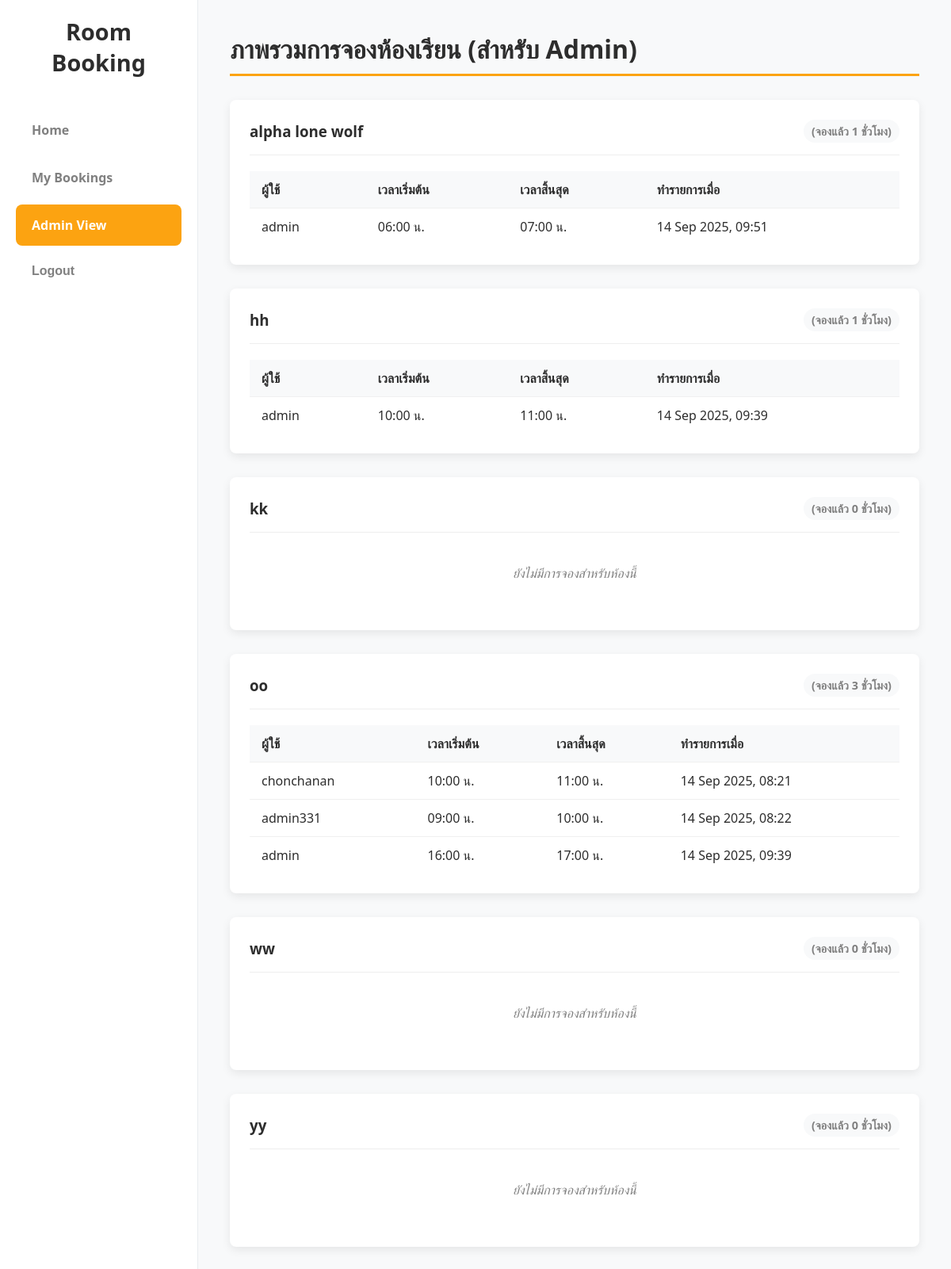
Page /admin-view/ (signed in) on the earlier database version.
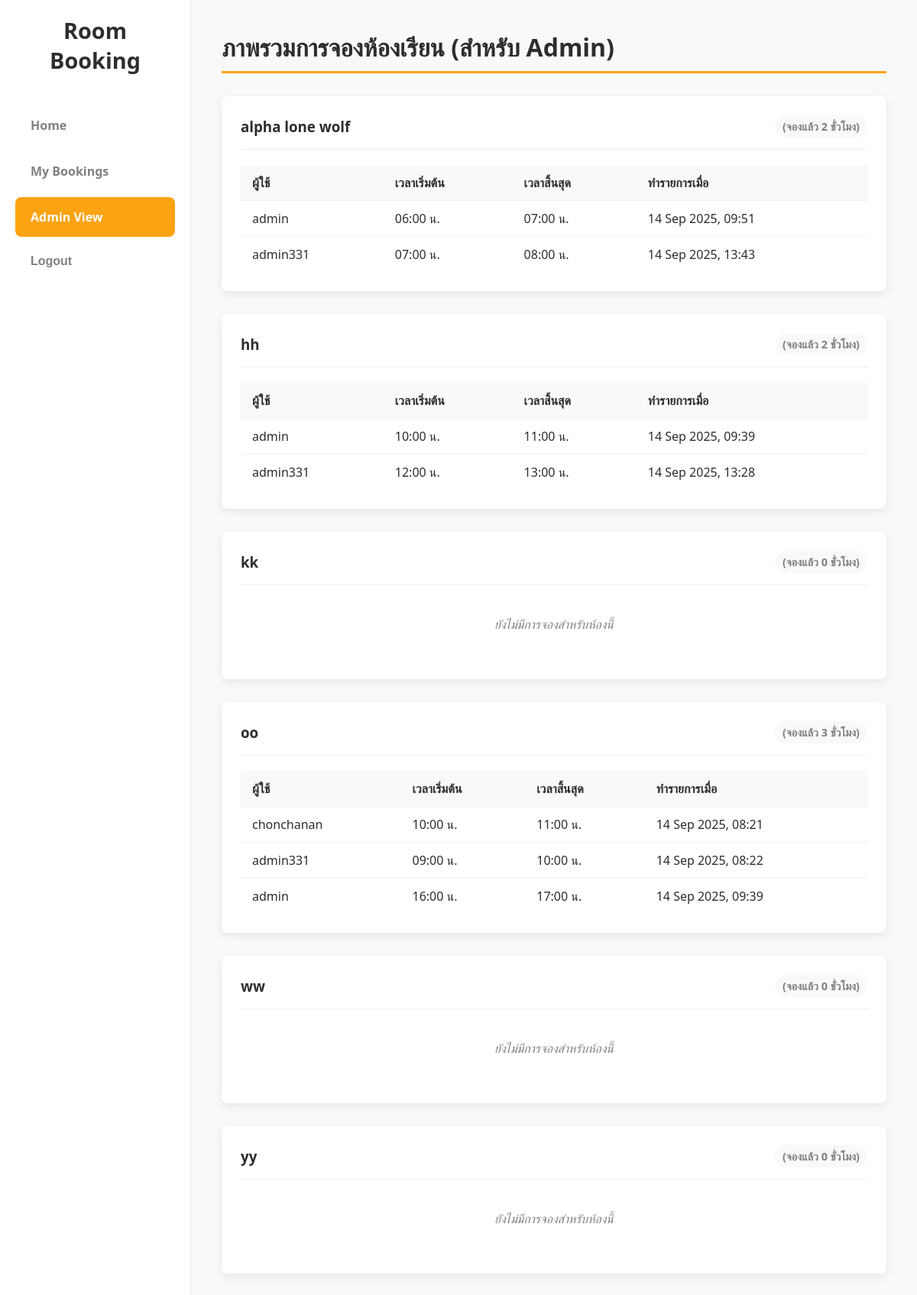
Same page on the later database version.
### booking/models.py (models this page shows, shortened)
class Room(models.Model):
    STATUS_CHOICES = [
        ('open', 'เปิดให้จอง'),
        ('closed', 'ปิดให้จอง'),
    ]
    room_code = models.CharField(max_length=10, unique=True, verbose_name="รหัสห้อง")
    name = models.CharField(max_length=100, verbose_name="ชื่อห้อง")
    capacity = models.PositiveIntegerField(verbose_name="ความจุ")
    start_time_available = models.TimeField(default=time(8, 0), verbose_name="เวลาเริ่มเปิดให้จอง")
    end_time_available = models.TimeField(default=time(17, 0), verbose_name="เวลาสิ้นสุดการจอง")
    status = models.CharField(max_length=10, choices=STATUS_CHOICES, default='open', verbose_name="สถานะ")
    image = models.ImageField(upload_to='room_images/', null=True, blank=True, verbose_name="รูปภาพห้อง")

class Booking(models.Model):
    user = models.ForeignKey(User, on_delete=models.CASCADE, verbose_name="ผู้จอง")
    room = models.ForeignKey(Room, on_delete=models.CASCADE, verbose_name="ห้องที่จอง")
    booking_time = models.DateTimeField(auto_now_add=True, verbose_name="เวลาที่ทำรายการ")
    booking_date = models.DateField(default=date.today, verbose_name="วันที่จอง")
    start_time = models.TimeField(verbose_name="เวลาเริ่มต้น")
    end_time = models.TimeField(verbose_name="เวลาสิ้นสุด")
    class Meta:
        unique_together = [
            ['room', 'booking_date', 'start_time']
        ]

### booking/views.py (the view)
# urls.py: path('admin-view/', views.admin_room_bookings_view, name='admin_room_view'),
@staff_member_required
def admin_room_bookings_view(request):
    rooms = Room.objects.annotate(booking_count=Count('booking')).order_by('name')
    context = {
        'rooms': rooms,
    }
    return render(request, 'booking/admin_room_view.html', context)

### booking/templates/booking/admin_room_view.html
{% extends "booking/base.html" %}
{% block content %}
    <h2>ภาพรวมการจองห้องเรียน (สำหรับ Admin)</h2>
    {% for room in rooms %}
        <div class="room-card">
            <div class="admin-card-header">
                <h3>{{ room.name }}</h3>
                <span class="booking-count">
                    (จองแล้ว {{ room.booking_count }} ชั่วโมง)
                </span>
            </div>
            {% if room.booking_count > 0 %}
                <table class="admin-booking-table">
                    <thead>
                        <tr>
                            <th>ผู้ใช้</th>
                            <th>เวลาเริ่มต้น</th>
                            <th>เวลาสิ้นสุด</th>
                            <th>ทำรายการเมื่อ</th>
                        </tr>
                    </thead>
                    <tbody>
                        {% for booking in room.booking_set.all %}
                            <tr>
                                <td>{{ booking.user.username }}</td>
                                <td>{{ booking.start_time|time:"H:i" }} น.</td>
                                <td>{{ booking.end_time|time:"H:i" }} น.</td>
                                <td>{{ booking.booking_time|date:"d M Y, H:i" }}</td>
                            </tr>
                        {% endfor %}
                    </tbody>
                </table>
            {% else %}
                <p class="no-bookings">ยังไม่มีการจองสำหรับห้องนี้</p>
            {% endif %}
        </div>
    {% endfor %}
{% endblock %}

Differences in the rows shown:
computed for Room "alpha lone wolf": booking_count "1" → "2"
added Booking: user.username "admin331", start_time "07:00", end_time "08:00", booking_time "14 Sep 2025, 13:43", shown under Room "alpha lone wolf"
computed for Room "hh": booking_count "1" → "2"
added Booking: user.username "admin331", start_time "12:00", end_time "13:00", booking_time "14 Sep 2025, 13:28", shown under Room "hh"
